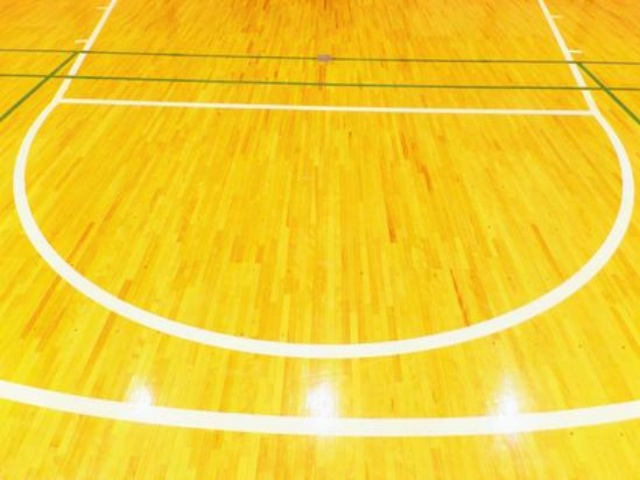
#> input picture spm/c_spm2/noshiro_lab/resized_images/r_img0.jpeg, 640 x 480 px; its folder holds 4 pictures in this run
$ python floor.py
#> lines starting #> are read from the running program, lines starting #| are printed output that depends on the picture
import os
import cv2
from glob import glob
from pprint import pprint
import numpy as np

current_dir=os.getcwd()
# [4 lines of commented-out code are left out]

w,h=640,480

# [4 lines of commented-out code are left out]

resized_images_dir=current_dir+"/spm/c_spm2/noshiro_lab/resized_images"
resized_images=sorted(glob(resized_images_dir+"/*"))


affined_images_dir=current_dir+"/spm/c_spm2/noshiro_lab/affined_images"

for i, resized_image in enumerate(resized_images):
    for j in [0,1,2]:
        mat = cv2.getRotationMatrix2D((w / 2, h / 2), 0, 0)
        img=cv2.imread(resized_image)
#> img is the input picture: shape (480, 640, 3); mean B, G, R 49.9, 206.7, 243.6
        affine_img = cv2.warpAffine(img, mat, (w, h), borderMode=cv2.BORDER_WRAP)
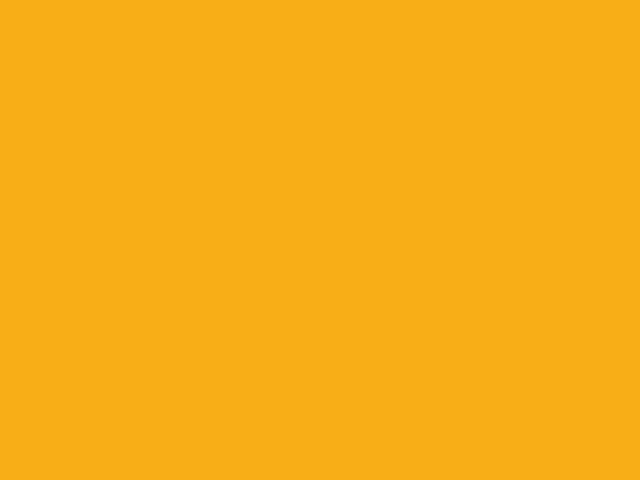
#> affine_img: shape (480, 640, 3); mean B, G, R 23, 174, 248
        cv2.imwrite(affined_images_dir+f'/img{i}_ver{j}.jpeg', affine_img)
#> pass 2 of the loop `for i, resized_image in enumerate(resized_images):`:
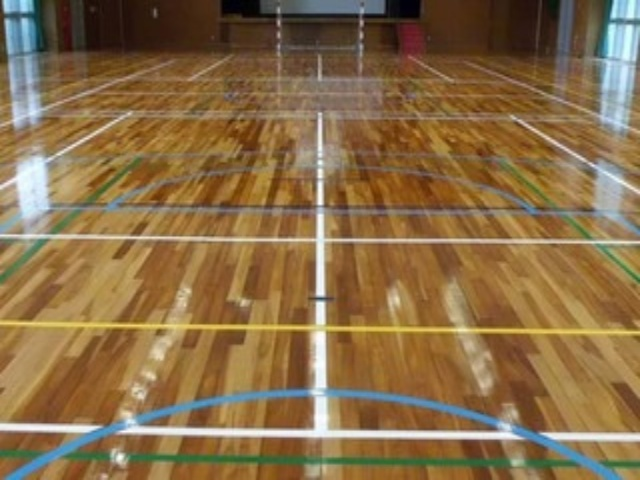
#> input picture spm/c_spm2/noshiro_lab/resized_images/r_img1.jpeg, 640 x 480 px
#> img is the input picture: shape (480, 640, 3); mean B, G, R 72.1, 109.7, 137.5
#> `affine_img = cv2.warpAffine(img, mat, (w, h), borderMode=cv2.BORDER_WR..`:
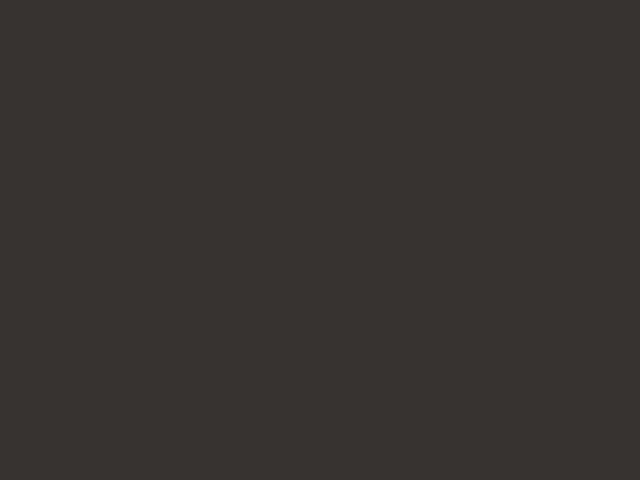
#> affine_img: shape (480, 640, 3); mean B, G, R 48, 51, 55
#> pass 3 of the loop `for i, resized_image in enumerate(resized_images):`:
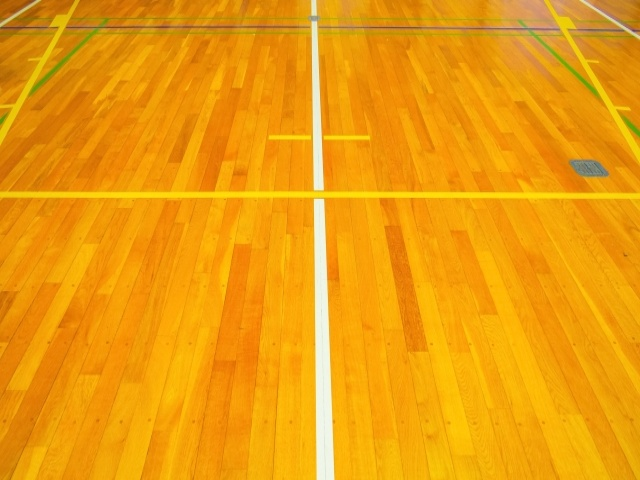
#> input picture spm/c_spm2/noshiro_lab/resized_images/r_img2.jpeg, 640 x 480 px
#> img is the input picture: shape (480, 640, 3); mean B, G, R 12.7, 156.6, 237.4
#> `affine_img = cv2.warpAffine(img, mat, (w, h), borderMode=cv2.BORDER_WR..`:
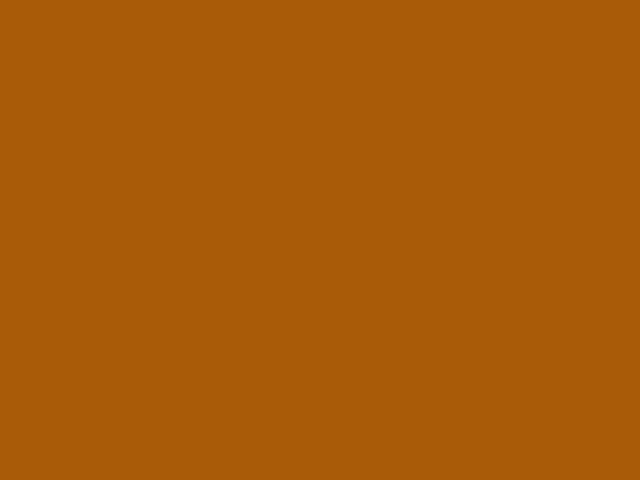
#> affine_img: shape (480, 640, 3); mean B, G, R 8, 91, 169
#> the loop made 4 passes; the first 3 are shown
